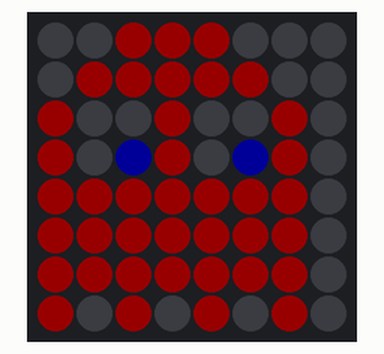
Simulated run of this sketch. Board: Arduino Uno, built with avr-gcc and run on an emulated ATmega328P. On the bench: 8×8 RGB LED matrix (first LED top left, wired row by row). Dim RGB values are drawn brighter than linear.

Above: at 0.1 s.

The sketch:

red_ghost.ino
```cpp
/*
*  Just a static red ghost for 8x8 NeoMatrix
*/
#include <Adafruit_GFX.h>
#include <Adafruit_NeoMatrix.h>
#include <Adafruit_NeoPixel.h>

// Control PIN
#define PIN 1

Adafruit_NeoMatrix matrix = Adafruit_NeoMatrix(8, 8, PIN,
  NEO_MATRIX_BOTTOM  + NEO_MATRIX_LEFT +
  NEO_MATRIX_COLUMNS + NEO_MATRIX_PROGRESSIVE,
  NEO_GRB            + NEO_KHZ800);

// --------------------------------------------
// Set the brightness (max 50)
int brigh = 40;
// Delay between animation
int wait = 200;
// ---------------------------------------------

const unsigned char PROGMEM ghost[] =
{B00111000,
 B01111100,
 B10010010,
 B10010010,
 B11111110,
 B11111110,
 B11111110,
 B10101010};

void setup() {
  matrix.begin();
  matrix.show();
  matrix.setBrightness(brigh);
}

void loop() {
 matrix.drawBitmap(0,0, ghost, 8, 8, matrix.Color(200, 0, 0));
 // Add blue eyes
 matrix.drawPixel(2,3, matrix.Color(0, 0, 200));
 matrix.drawPixel(5,3, matrix.Color(0, 0, 200));
 matrix.show();
 //TODO: Add animation
}
```
